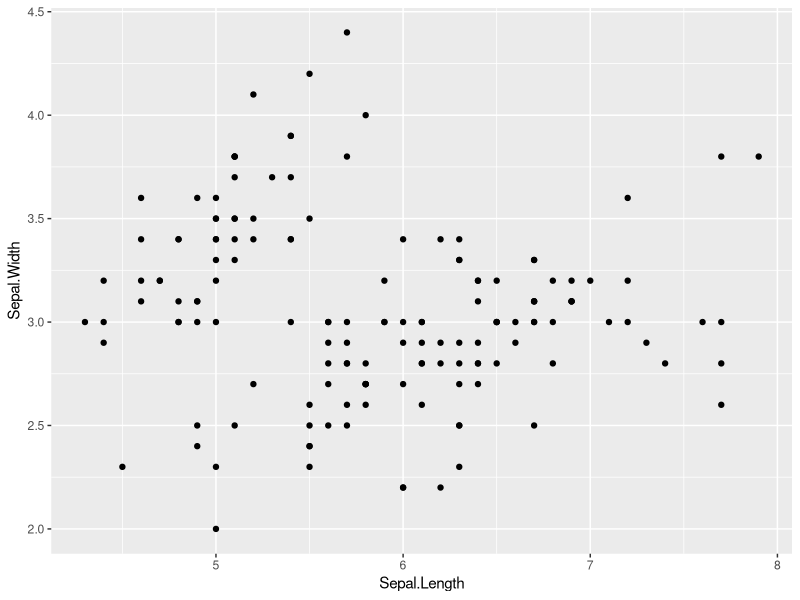
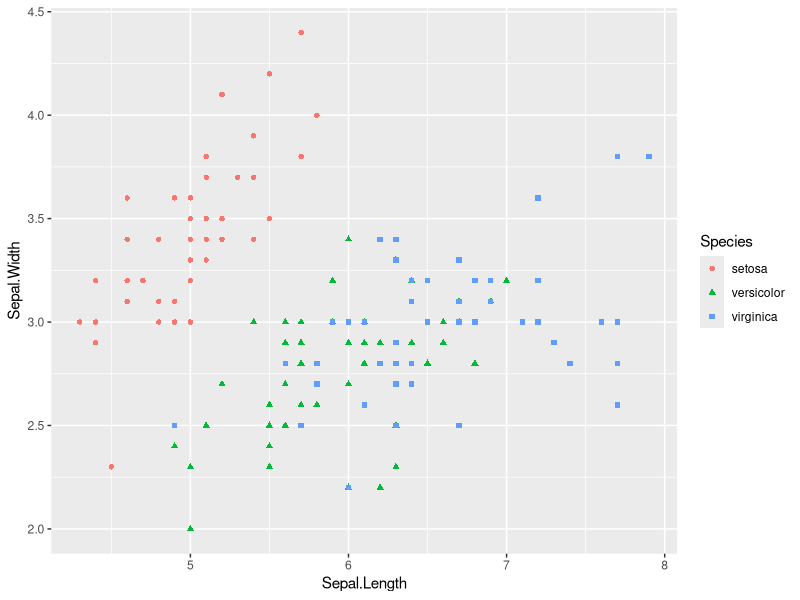

Recreate these plots in R, in order.
### Importing and testing ggplot in R

# Import ggplo2
library(ggplot2)

# Plot iris data
ggplot(data = iris, aes(x = Sepal.Length,
                        y = Sepal.Width)) +
                        geom_point()

# Plot Iris with color
ggplot(data = iris, aes(Sepal.Length,
                        Sepal.Width,
                        color = Species,
                        shape = Species)) +
                        geom_point()
